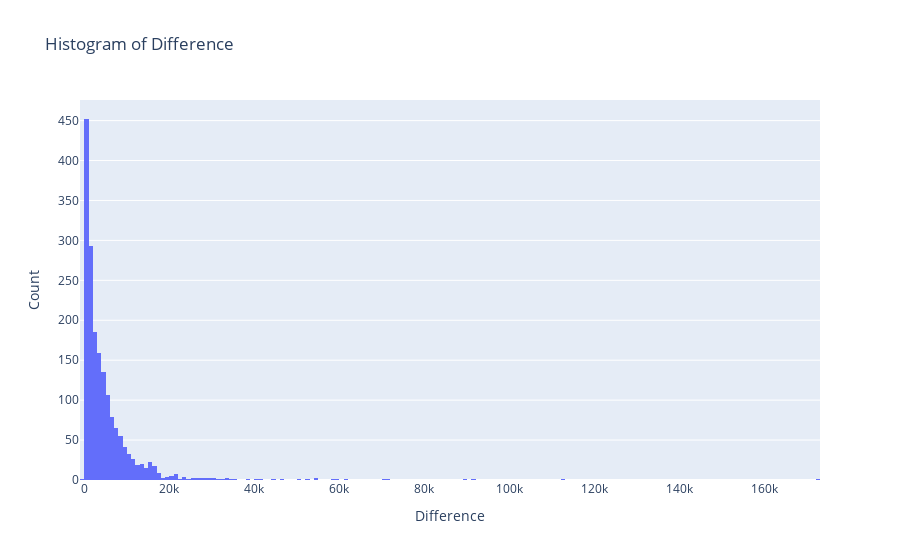

The notebook cell this image was saved under:
### Code cell
fig = go.Figure(data=[go.Histogram(x=all_taus['app_time'])])
fig.update_layout(title='Histogram of Difference', xaxis_title='Difference', yaxis_title='Count')
fig.show()

### Figure 1 — Plotly figure (JSON) as saved in the notebook; plotly's stock layout.template omitted (floating-point values rounded to 4 significant figures; data arrays with more than 128 entries replaced by an {"elided": "..."} marker saying what was removed)
{"data": [{"type": "histogram", "x": {"elided": "1813 int values"}}], "layout": {"title": {"text": "Histogram of Difference"}, "xaxis": {"title": {"text": "Difference"}}, "yaxis": {"title": {"text": "Count"}}}}
